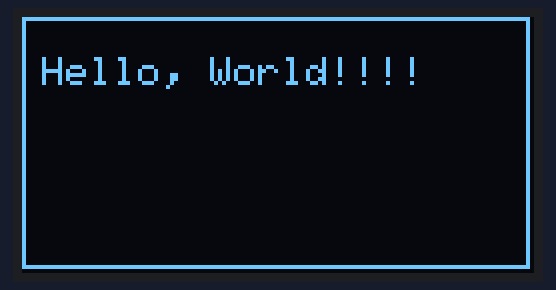
The program below on a simulated ESP32. Parts: 128×64 one-colour display. The display library's start-up logo is not drawn.

Above: at 2.1 s.
At 4.2 s:
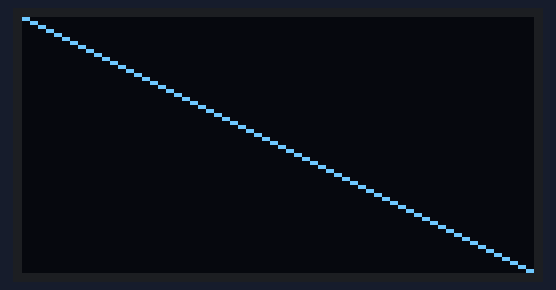
At 5.2 s:
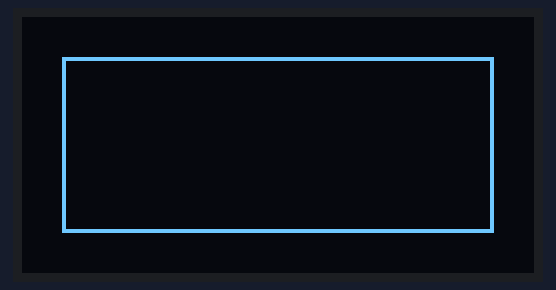
At 6.2 s:
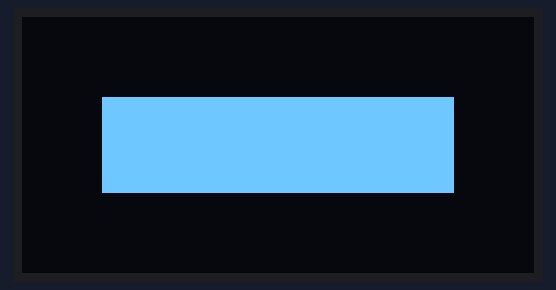
At 7.2 s:
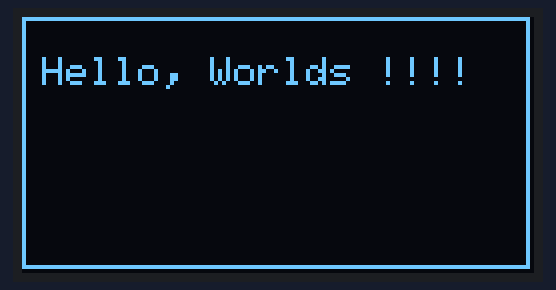

The program:

main.cpp
```cpp
#include <Arduino.h>      // Includes the Arduino core library for basic Arduino functions
#include <Wire.h>         // Includes the Wire library for I2C communication
#include <Adafruit_GFX.h> // Includes the Adafruit GFX library for graphics functions
#include <Adafruit_SH110X.h> // Includes the Adafruit SH110X library for the OLED display driver

// Defines the screen dimensions
#define SCREEN_WIDTH 128  // OLED display width in pixels
#define SCREEN_HEIGHT 64   // OLED display height in pixels
#define OLED_ADDR 0x3C    // I2C address of the OLED display (often 0x3C or 0x3D)

// Creates an instance of the Adafruit SH1106G display object
// The parameters are:
// - width of the display
// - height of the display
// - pointer to the Wire instance (for I2C)
// - reset pin (not used here, so -1)
Adafruit_SH1106G display(SCREEN_WIDTH, SCREEN_HEIGHT, &Wire, -1);

void setup() {
  Serial.begin(115200);  // Initializes serial communication at 115200 baud rate

  // Initializes the OLED display
  // The parameters are:
  // - I2C address of the display
  // - reset (true/false)
  if (!display.begin(OLED_ADDR, true)) {
    Serial.println("SH110X OLED not found"); // Prints an error message if the display doesn't initialize
    while (1)  // Infinite loop to stop the program if the display is not found
      ;
  }

  display.display(); // Clears the display and shows the Adafruit splashscreen
  delay(2000);       // Waits for 2000 milliseconds (2 seconds)

  // Draw a rectangle
  display.clearDisplay(); // Clears the display buffer
  display.drawRect(0, 0, SCREEN_WIDTH - 1, SCREEN_HEIGHT - 1,
                   SH110X_WHITE); // Draws a rectangle outline
                                  // Parameters: x, y, width, height, color
  display.setTextSize(1);        // Sets the text size
  display.setTextColor(SH110X_WHITE); // Sets the text color
  display.setCursor(5, 10);      // Sets the cursor position for text
  display.println("Hello, World!!!!"); // Prints "Hello, World!!!!" to the display
  display.display();             // Displays the contents of the buffer on the OLED
  delay(2000);                   // Waits for 2000 milliseconds (2 seconds)
}

void loop() {
  // Clear the buffer
  display.clearDisplay(); // Clears the display buffer

  // Draw a simple line
  display.drawLine(0, 0, SCREEN_WIDTH - 1, SCREEN_HEIGHT - 1,
                   SH110X_WHITE); // Draws a line
                                  // Parameters: x0, y0, x1, y1, color
  display.display();             // Displays the buffer on the OLED
  delay(1000);                   // Waits for 1000 milliseconds (1 second)

  // Draw a rectangle
  display.clearDisplay(); // Clears the display buffer
  display.drawRect(10, 10, 108, 44,
                   SH110X_WHITE); // Draws a rectangle outline
  display.display();             // Displays the buffer
  delay(1000);

  // Draw a filled rectangle.
  display.clearDisplay(); // Clears the display buffer
  display.fillRect(20, 20, 88, 24,
                   SH110X_WHITE); // Draws a filled rectangle
  display.display();             // Displays the buffer
  delay(1000);

  display.clearDisplay(); // Clears the display buffer
  display.drawRect(0, 0, SCREEN_WIDTH - 1, SCREEN_HEIGHT - 1,
                   SH110X_WHITE); // Draws a rectangle outline
  display.setTextSize(1);        // Sets the text size
  display.setTextColor(SH110X_WHITE); // Sets the text color
  display.setCursor(5, 10);      // Sets the cursor position
  display.println("Hello, Worlds !!!!"); // Prints "Hello, Worlds !!!!"
  display.display();             // Displays the buffer
  delay(2000);                   // Waits for 2000 milliseconds (2 seconds)
}
```

Measured:
- by itself, everything shown: repeats every 5.1 s, in 4 steps
- what the display in image 0 shows lasts 2.0 s, from 2.1 s to 4.1 s
- what the display in image 1 shows lasts 1.0 s, from 4.1 s to 5.1 s
